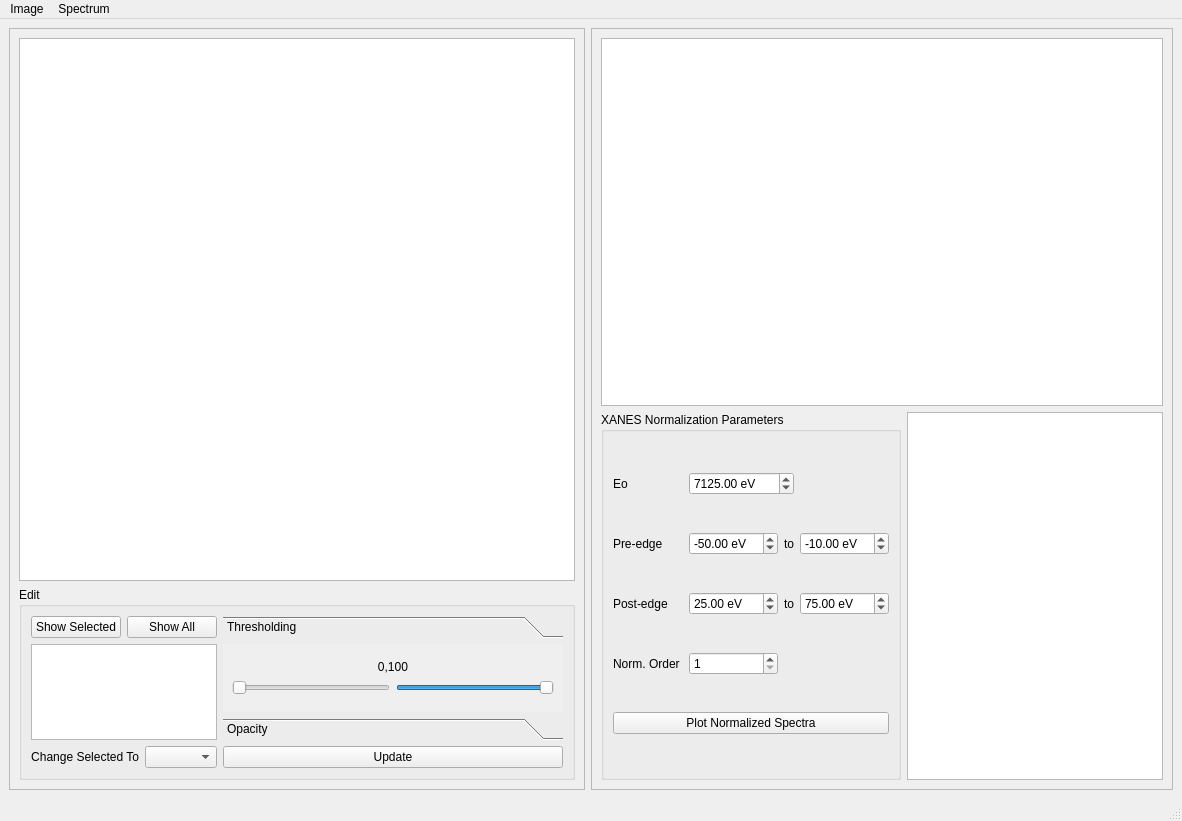
<?xml version="1.0" encoding="UTF-8"?>
<ui version="4.0">
 <class>MainWindow</class>
 <widget class="QMainWindow" name="MainWindow">
  <property name="geometry">
   <rect>
    <x>0</x>
    <y>0</y>
    <width>1182</width>
    <height>821</height>
   </rect>
  </property>
  <property name="windowTitle">
   <string>Chemical Map Spectrum View</string>
  </property>
  <property name="styleSheet">
   <string notr="true">font: 12pt &quot;Segoe UI&quot;</string>
  </property>
  <widget class="QWidget" name="centralwidget">
   <property name="styleSheet">
    <string notr="true">QPushButton {
border: 1px solid #555;
border-radius: 5px;
background: qradialgradient(cx: 0.3, cy: -0.1,
fx: 0.7, fy: 0.1,
radius: 1, stop: 0 #fff, stop: 1 #888);
background-color: rgb(170, 255, 255);
}

QPushButton:hover{ 
	background-color: rgb(255, 255, 0); 
	}

QPushButton:pressed{ 
	background-color: rgb(0,255, 0); 
	}

font: 12pt &quot;Segoe UI&quot;;</string>
   </property>
   <layout class="QGridLayout" name="gridLayout_12">
    <item row="0" column="0">
     <widget class="QFrame" name="frame">
      <property name="frameShape">
       <enum>QFrame::StyledPanel</enum>
      </property>
      <property name="frameShadow">
       <enum>QFrame::Raised</enum>
      </property>
      <layout class="QGridLayout" name="gridLayout_8">
       <item row="0" column="0">
        <widget class="GraphicsLayoutWidget" name="img_view">
         <property name="sizePolicy">
          <sizepolicy hsizetype="Expanding" vsizetype="Expanding">
           <horstretch>0</horstretch>
           <verstretch>0</verstretch>
          </sizepolicy>
         </property>
        </widget>
       </item>
       <item row="1" column="0">
        <widget class="QGroupBox" name="groupBox">
         <property name="title">
          <string>Edit</string>
         </property>
         <layout class="QGridLayout" name="gridLayout_9">
          <item row="0" column="1">
           <widget class="QToolBox" name="toolBox">
            <property name="sizePolicy">
             <sizepolicy hsizetype="Preferred" vsizetype="Fixed">
              <horstretch>0</horstretch>
              <verstretch>0</verstretch>
             </sizepolicy>
            </property>
            <property name="currentIndex">
             <number>0</number>
            </property>
            <widget class="QWidget" name="page">
             <property name="geometry">
              <rect>
               <x>0</x>
               <y>0</y>
               <width>212</width>
               <height>85</height>
              </rect>
             </property>
             <attribute name="label">
              <string>Thresholding</string>
             </attribute>
             <layout class="QGridLayout" name="gridLayout_5">
              <item row="0" column="0">
               <layout class="QGridLayout" name="gridLayout_3">
                <item row="0" column="0">
                 <widget class="QLabel" name="low_high_vals">
                  <property name="sizePolicy">
                   <sizepolicy hsizetype="Preferred" vsizetype="Fixed">
                    <horstretch>0</horstretch>
                    <verstretch>0</verstretch>
                   </sizepolicy>
                  </property>
                  <property name="text">
                   <string>0,100</string>
                  </property>
                  <property name="alignment">
                   <set>Qt::AlignCenter</set>
                  </property>
                 </widget>
                </item>
                <item row="1" column="0">
                 <layout class="QGridLayout" name="gridLayout_4">
                  <item row="0" column="1">
                   <layout class="QVBoxLayout" name="verticalLayout_2">
                    <item>
                     <widget class="QSlider" name="sldr_high">
                      <property name="sizePolicy">
                       <sizepolicy hsizetype="Preferred" vsizetype="Fixed">
                        <horstretch>0</horstretch>
                        <verstretch>0</verstretch>
                       </sizepolicy>
                      </property>
                      <property name="focusPolicy">
                       <enum>Qt::NoFocus</enum>
                      </property>
                      <property name="toolTip">
                       <string>click update after making changes </string>
                      </property>
                      <property name="maximum">
                       <number>100</number>
                      </property>
                      <property name="singleStep">
                       <number>5</number>
                      </property>
                      <property name="pageStep">
                       <number>5</number>
                      </property>
                      <property name="value">
                       <number>100</number>
                      </property>
                      <property name="sliderPosition">
                       <number>100</number>
                      </property>
                      <property name="tracking">
                       <bool>true</bool>
                      </property>
                      <property name="orientation">
                       <enum>Qt::Horizontal</enum>
                      </property>
                      <property name="invertedAppearance">
                       <bool>false</bool>
                      </property>
                      <property name="invertedControls">
                       <bool>false</bool>
                      </property>
                      <property name="tickPosition">
                       <enum>QSlider::NoTicks</enum>
                      </property>
                      <property name="tickInterval">
                       <number>5</number>
                      </property>
                     </widget>
                    </item>
                   </layout>
                  </item>
                  <item row="0" column="0">
                   <layout class="QVBoxLayout" name="verticalLayout">
                    <item>
                     <widget class="QSlider" name="sldr_low">
                      <property name="sizePolicy">
                       <sizepolicy hsizetype="Preferred" vsizetype="Fixed">
                        <horstretch>0</horstretch>
                        <verstretch>0</verstretch>
                       </sizepolicy>
                      </property>
                      <property name="focusPolicy">
                       <enum>Qt::NoFocus</enum>
                      </property>
                      <property name="toolTip">
                       <string>click update after making changes </string>
                      </property>
                      <property name="maximum">
                       <number>100</number>
                      </property>
                      <property name="singleStep">
                       <number>5</number>
                      </property>
                      <property name="pageStep">
                       <number>5</number>
                      </property>
                      <property name="value">
                       <number>0</number>
                      </property>
                      <property name="sliderPosition">
                       <number>0</number>
                      </property>
                      <property name="tracking">
                       <bool>true</bool>
                      </property>
                      <property name="orientation">
                       <enum>Qt::Horizontal</enum>
                      </property>
                      <property name="tickPosition">
                       <enum>QSlider::NoTicks</enum>
                      </property>
                      <property name="tickInterval">
                       <number>5</number>
                      </property>
                     </widget>
                    </item>
                   </layout>
                  </item>
                 </layout>
                </item>
               </layout>
              </item>
             </layout>
            </widget>
            <widget class="QWidget" name="page_2">
             <property name="geometry">
              <rect>
               <x>0</x>
               <y>0</y>
               <width>212</width>
               <height>85</height>
              </rect>
             </property>
             <attribute name="label">
              <string>Opacity</string>
             </attribute>
             <layout class="QGridLayout" name="gridLayout_7">
              <item row="0" column="0">
               <layout class="QGridLayout" name="gridLayout_6">
                <item row="0" column="0">
                 <widget class="QLabel" name="opacity_val">
                  <property name="sizePolicy">
                   <sizepolicy hsizetype="Preferred" vsizetype="Fixed">
                    <horstretch>0</horstretch>
                    <verstretch>0</verstretch>
                   </sizepolicy>
                  </property>
                  <property name="text">
                   <string>1</string>
                  </property>
                  <property name="alignment">
                   <set>Qt::AlignCenter</set>
                  </property>
                 </widget>
                </item>
                <item row="1" column="0">
                 <widget class="QSlider" name="sldr_opacity">
                  <property name="toolTip">
                   <string>click update after making changes </string>
                  </property>
                  <property name="maximum">
                   <number>100</number>
                  </property>
                  <property name="singleStep">
                   <number>10</number>
                  </property>
                  <property name="value">
                   <number>100</number>
                  </property>
                  <property name="orientation">
                   <enum>Qt::Horizontal</enum>
                  </property>
                 </widget>
                </item>
               </layout>
              </item>
             </layout>
            </widget>
           </widget>
          </item>
          <item row="1" column="1">
           <widget class="QPushButton" name="pb_update_low_high">
            <property name="toolTip">
             <string>execute above changes to the selected item</string>
            </property>
            <property name="text">
             <string>Update</string>
            </property>
           </widget>
          </item>
          <item row="0" column="0" rowspan="2">
           <layout class="QGridLayout" name="gridLayout_2">
            <item row="0" column="0">
             <widget class="QPushButton" name="pb_show_selected">
              <property name="text">
               <string>Show Selected</string>
              </property>
             </widget>
            </item>
            <item row="0" column="1">
             <widget class="QPushButton" name="pb_show_all">
              <property name="text">
               <string>Show All</string>
              </property>
             </widget>
            </item>
            <item row="1" column="0" colspan="2">
             <layout class="QGridLayout" name="gridLayout">
              <item row="0" column="0">
               <widget class="QListWidget" name="listWidget">
                <property name="sizePolicy">
                 <sizepolicy hsizetype="Preferred" vsizetype="Preferred">
                  <horstretch>0</horstretch>
                  <verstretch>0</verstretch>
                 </sizepolicy>
                </property>
                <property name="toolTip">
                 <string>change properties of the selected item</string>
                </property>
                <property name="styleSheet">
                 <string notr="true">font: 8pt &quot;Segoe UI&quot;;</string>
                </property>
                <property name="sizeAdjustPolicy">
                 <enum>QAbstractScrollArea::AdjustToContents</enum>
                </property>
               </widget>
              </item>
              <item row="1" column="0">
               <layout class="QHBoxLayout" name="horizontalLayout">
                <item>
                 <widget class="QLabel" name="label">
                  <property name="sizePolicy">
                   <sizepolicy hsizetype="Preferred" vsizetype="Fixed">
                    <horstretch>0</horstretch>
                    <verstretch>0</verstretch>
                   </sizepolicy>
                  </property>
                  <property name="text">
                   <string>Change Selected To</string>
                  </property>
                  <property name="alignment">
                   <set>Qt::AlignRight|Qt::AlignTrailing|Qt::AlignVCenter</set>
                  </property>
                 </widget>
                </item>
                <item>
                 <widget class="QComboBox" name="cb_choose_color">
                  <property name="enabled">
                   <bool>true</bool>
                  </property>
                 </widget>
                </item>
               </layout>
              </item>
             </layout>
            </item>
           </layout>
          </item>
         </layout>
        </widget>
       </item>
      </layout>
     </widget>
    </item>
    <item row="0" column="1">
     <widget class="QFrame" name="frame_2">
      <property name="frameShape">
       <enum>QFrame::StyledPanel</enum>
      </property>
      <property name="frameShadow">
       <enum>QFrame::Raised</enum>
      </property>
      <layout class="QGridLayout" name="gridLayout_10">
       <item row="0" column="0" colspan="2">
        <widget class="PlotWidget" name="spectrum_view"/>
       </item>
       <item row="1" column="0">
        <widget class="QGroupBox" name="groupBox_2">
         <property name="title">
          <string>XANES Normalization Parameters</string>
         </property>
         <layout class="QGridLayout" name="gridLayout_11">
          <item row="1" column="3">
           <widget class="QDoubleSpinBox" name="dsb_norm_pre2">
            <property name="sizePolicy">
             <sizepolicy hsizetype="Preferred" vsizetype="Fixed">
              <horstretch>0</horstretch>
              <verstretch>0</verstretch>
             </sizepolicy>
            </property>
            <property name="suffix">
             <string> eV</string>
            </property>
            <property name="minimum">
             <double>-500.000000000000000</double>
            </property>
            <property name="maximum">
             <double>500.000000000000000</double>
            </property>
            <property name="value">
             <double>-10.000000000000000</double>
            </property>
           </widget>
          </item>
          <item row="2" column="1">
           <widget class="QDoubleSpinBox" name="dsb_norm_post1">
            <property name="sizePolicy">
             <sizepolicy hsizetype="Preferred" vsizetype="Fixed">
              <horstretch>0</horstretch>
              <verstretch>0</verstretch>
             </sizepolicy>
            </property>
            <property name="suffix">
             <string> eV</string>
            </property>
            <property name="minimum">
             <double>0.000000000000000</double>
            </property>
            <property name="maximum">
             <double>1000.000000000000000</double>
            </property>
            <property name="value">
             <double>25.000000000000000</double>
            </property>
           </widget>
          </item>
          <item row="3" column="1">
           <widget class="QSpinBox" name="sb_norm_order">
            <property name="sizePolicy">
             <sizepolicy hsizetype="Preferred" vsizetype="Fixed">
              <horstretch>0</horstretch>
              <verstretch>0</verstretch>
             </sizepolicy>
            </property>
            <property name="minimum">
             <number>1</number>
            </property>
            <property name="maximum">
             <number>5</number>
            </property>
           </widget>
          </item>
          <item row="2" column="0">
           <widget class="QLabel" name="label_17">
            <property name="sizePolicy">
             <sizepolicy hsizetype="Fixed" vsizetype="Preferred">
              <horstretch>0</horstretch>
              <verstretch>0</verstretch>
             </sizepolicy>
            </property>
            <property name="text">
             <string>Post-edge</string>
            </property>
           </widget>
          </item>
          <item row="2" column="2">
           <widget class="QLabel" name="label_25">
            <property name="sizePolicy">
             <sizepolicy hsizetype="Fixed" vsizetype="Preferred">
              <horstretch>0</horstretch>
              <verstretch>0</verstretch>
             </sizepolicy>
            </property>
            <property name="text">
             <string>to</string>
            </property>
            <property name="alignment">
             <set>Qt::AlignCenter</set>
            </property>
           </widget>
          </item>
          <item row="3" column="0">
           <widget class="QLabel" name="label_23">
            <property name="sizePolicy">
             <sizepolicy hsizetype="Fixed" vsizetype="Preferred">
              <horstretch>0</horstretch>
              <verstretch>0</verstretch>
             </sizepolicy>
            </property>
            <property name="text">
             <string>Norm. Order </string>
            </property>
            <property name="alignment">
             <set>Qt::AlignRight|Qt::AlignTrailing|Qt::AlignVCenter</set>
            </property>
           </widget>
          </item>
          <item row="1" column="1">
           <widget class="QDoubleSpinBox" name="dsb_norm_pre1">
            <property name="sizePolicy">
             <sizepolicy hsizetype="Preferred" vsizetype="Fixed">
              <horstretch>0</horstretch>
              <verstretch>0</verstretch>
             </sizepolicy>
            </property>
            <property name="suffix">
             <string> eV</string>
            </property>
            <property name="decimals">
             <number>2</number>
            </property>
            <property name="minimum">
             <double>-500.000000000000000</double>
            </property>
            <property name="maximum">
             <double>500.000000000000000</double>
            </property>
            <property name="singleStep">
             <double>1.000000000000000</double>
            </property>
            <property name="value">
             <double>-50.000000000000000</double>
            </property>
           </widget>
          </item>
          <item row="2" column="3">
           <widget class="QDoubleSpinBox" name="dsb_norm_post2">
            <property name="sizePolicy">
             <sizepolicy hsizetype="Preferred" vsizetype="Fixed">
              <horstretch>0</horstretch>
              <verstretch>0</verstretch>
             </sizepolicy>
            </property>
            <property name="suffix">
             <string> eV</string>
            </property>
            <property name="minimum">
             <double>0.000000000000000</double>
            </property>
            <property name="maximum">
             <double>1500.000000000000000</double>
            </property>
            <property name="value">
             <double>75.000000000000000</double>
            </property>
           </widget>
          </item>
          <item row="1" column="0">
           <widget class="QLabel" name="label_16">
            <property name="sizePolicy">
             <sizepolicy hsizetype="Fixed" vsizetype="Preferred">
              <horstretch>0</horstretch>
              <verstretch>0</verstretch>
             </sizepolicy>
            </property>
            <property name="text">
             <string>Pre-edge</string>
            </property>
           </widget>
          </item>
          <item row="1" column="2">
           <widget class="QLabel" name="label_24">
            <property name="sizePolicy">
             <sizepolicy hsizetype="Fixed" vsizetype="Preferred">
              <horstretch>0</horstretch>
              <verstretch>0</verstretch>
             </sizepolicy>
            </property>
            <property name="text">
             <string>to</string>
            </property>
            <property name="alignment">
             <set>Qt::AlignCenter</set>
            </property>
           </widget>
          </item>
          <item row="0" column="0">
           <widget class="QLabel" name="label_21">
            <property name="sizePolicy">
             <sizepolicy hsizetype="Fixed" vsizetype="Preferred">
              <horstretch>0</horstretch>
              <verstretch>0</verstretch>
             </sizepolicy>
            </property>
            <property name="text">
             <string>Eo</string>
            </property>
           </widget>
          </item>
          <item row="0" column="1" colspan="2">
           <widget class="QDoubleSpinBox" name="dsb_norm_Eo">
            <property name="sizePolicy">
             <sizepolicy hsizetype="Preferred" vsizetype="Fixed">
              <horstretch>0</horstretch>
              <verstretch>0</verstretch>
             </sizepolicy>
            </property>
            <property name="suffix">
             <string> eV</string>
            </property>
            <property name="minimum">
             <double>1000.000000000000000</double>
            </property>
            <property name="maximum">
             <double>20000.000000000000000</double>
            </property>
            <property name="value">
             <double>7125.000000000000000</double>
            </property>
           </widget>
          </item>
          <item row="4" column="0" colspan="4">
           <widget class="QPushButton" name="pb_apply_xanes_norm">
            <property name="sizePolicy">
             <sizepolicy hsizetype="Preferred" vsizetype="Fixed">
              <horstretch>0</horstretch>
              <verstretch>0</verstretch>
             </sizepolicy>
            </property>
            <property name="text">
             <string>Plot Normalized Spectra</string>
            </property>
           </widget>
          </item>
         </layout>
        </widget>
       </item>
       <item row="1" column="1">
        <widget class="QListWidget" name="listWidget_Spectrum"/>
       </item>
      </layout>
     </widget>
    </item>
   </layout>
  </widget>
  <widget class="QMenuBar" name="menubar">
   <property name="geometry">
    <rect>
     <x>0</x>
     <y>0</y>
     <width>1182</width>
     <height>27</height>
    </rect>
   </property>
   <widget class="QMenu" name="menuFile">
    <property name="title">
     <string>Image</string>
    </property>
    <property name="toolTipsVisible">
     <bool>true</bool>
    </property>
    <addaction name="actionLoad"/>
    <addaction name="actionLoad_Stack"/>
    <addaction name="actionLoad_State_File"/>
    <addaction name="actionSave_State"/>
    <addaction name="actionSave_View"/>
   </widget>
   <widget class="QMenu" name="menuSpectrum">
    <property name="title">
     <string>Spectrum</string>
    </property>
    <addaction name="actionSave_Spectrum_Data"/>
   </widget>
   <addaction name="menuFile"/>
   <addaction name="menuSpectrum"/>
  </widget>
  <widget class="QStatusBar" name="statusbar"/>
  <action name="actionLoad">
   <property name="text">
    <string>Load Images</string>
   </property>
   <property name="toolTip">
    <string>Select and load multiple tiff images to create a multi color view</string>
   </property>
  </action>
  <action name="actionLoad_2">
   <property name="text">
    <string>Load 2</string>
   </property>
  </action>
  <action name="actionLoad_3">
   <property name="text">
    <string>Load 3</string>
   </property>
  </action>
  <action name="actionLoad_4">
   <property name="text">
    <string>Load 4</string>
   </property>
  </action>
  <action name="actionLoad_5">
   <property name="text">
    <string>Load 5</string>
   </property>
  </action>
  <action name="actionLoad_6">
   <property name="text">
    <string>Load 6</string>
   </property>
  </action>
  <action name="actionSave_View">
   <property name="text">
    <string>Export Image</string>
   </property>
   <property name="toolTip">
    <string>Export the image view as a sinle image file</string>
   </property>
  </action>
  <action name="actionSave_State">
   <property name="text">
    <string>Save State File</string>
   </property>
   <property name="toolTip">
    <string>Save the current state of the view. Images and properties are saved</string>
   </property>
  </action>
  <action name="actionLoad_State_File">
   <property name="text">
    <string>Load State File</string>
   </property>
   <property name="toolTip">
    <string>Load a state (json file) saved previously.</string>
   </property>
  </action>
  <action name="actionLoad_Stack">
   <property name="text">
    <string>Load Stack</string>
   </property>
   <property name="toolTip">
    <string>Load images as a stack of tiff</string>
   </property>
  </action>
  <action name="actionSave_Spectrum_Data">
   <property name="text">
    <string>Save Displayed Spectra(.CSV)</string>
   </property>
  </action>
 </widget>
 <customwidgets>
  <customwidget>
   <class>PlotWidget</class>
   <extends>QGraphicsView</extends>
   <header>pyqtgraph</header>
  </customwidget>
  <customwidget>
   <class>GraphicsLayoutWidget</class>
   <extends>QGraphicsView</extends>
   <header>pyqtgraph</header>
  </customwidget>
 </customwidgets>
 <resources/>
 <connections/>
</ui>
